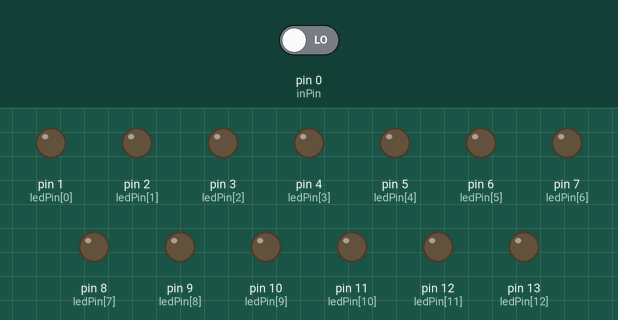
This sketch was run on a simulated Arduino Uno, built with avr-gcc and run on an emulated ATmega328P. Shown: output pins drawn as LEDs (lit = HIGH). The test bench sets the inputs (shaded band); at power-on: pin 0 (inPin) LOW.

Above: at 1.2 s.
1.3 s: pin 0 (inPin) driven HIGH
Timing chart, 0 to 4.3 s (numbered marks = the images above; inputs shaded):
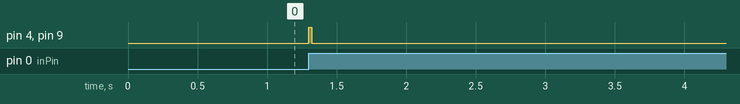

Measured:
- after the input at 1.3 s, pin 4 (ledPin[3]), pin 9 (ledPin[8]): LOW → HIGH at once, → LOW 0.02 s later

The sketch:

sketch_sep24a.ino
```cpp
byte ledPin[] = {1,2,3,4, 5, 6, 7, 8, 9, 10, 11, 12, 13};
int ledDelay(65); // delay between changes
int inPin = 0;
int direction = 1;
int currentLED = 0;
unsigned long changeTime;
int state = HIGH;
int previous = LOW;
int reading;
long time =0;
long debounce = 20;

void setup() {
for (int x=0; x<13; x++) {
pinMode(ledPin[x], OUTPUT); }
changeTime = millis();
pinMode(inPin, INPUT);
}
void wasak(){
  if ((millis() - changeTime) > ledDelay) {
  changeLED();
changeTime = millis();

}

  }
void loop() {
// if it has been ledDelay ms since last change

  wasak();
 reading = digitalRead(inPin);


    if(reading == HIGH && previous == LOW && millis()-time > debounce)
    {
      if (state == HIGH){
      state = LOW;
      digitalWrite(ledPin[1], state);
       digitalWrite(ledPin[2], state);
       digitalWrite(ledPin[3], HIGH);
       digitalWrite(ledPin[4], state);
       digitalWrite(ledPin[5], state);
       digitalWrite(ledPin[6], state);
       digitalWrite(ledPin[7], state);
       digitalWrite(ledPin[8], HIGH);
       digitalWrite(ledPin[9], state);
       digitalWrite(ledPin[10], state);
       digitalWrite(ledPin[11], state);
       digitalWrite(ledPin[12], state);
      }
      else{
      state=HIGH;
      wasak();
      }
      time=millis();
      }


      previous = reading;
}
void changeLED() {
// turn off all LED's
for (int x=0; x<13; x++) {
digitalWrite(ledPin[x], LOW);
}
// turn on the current LED

if(reading == HIGH && previous == LOW && millis()-time > debounce)
    {
      if (state == HIGH){
      state = LOW;
      digitalWrite(ledPin[currentLED], LOW);
      digitalWrite(ledPin[1], state);
       digitalWrite(ledPin[2], state);
       digitalWrite(ledPin[3], HIGH);
       digitalWrite(ledPin[4], state);
       digitalWrite(ledPin[5], state);
       digitalWrite(ledPin[6], state);
       digitalWrite(ledPin[7], state);
       digitalWrite(ledPin[8], HIGH);
       digitalWrite(ledPin[9], state);
       digitalWrite(ledPin[10], state);
       digitalWrite(ledPin[11], state);
       digitalWrite(ledPin[12], state);
      }
      else{
      state=HIGH;
      digitalWrite(ledPin[currentLED], HIGH);
      }
      time=millis();
      }
// increment by the direction value
currentLED += direction;
// change direction if we reach the end
if (currentLED == 12) {direction = -1;}
if (currentLED == 0) {direction = 1;}
}
```
